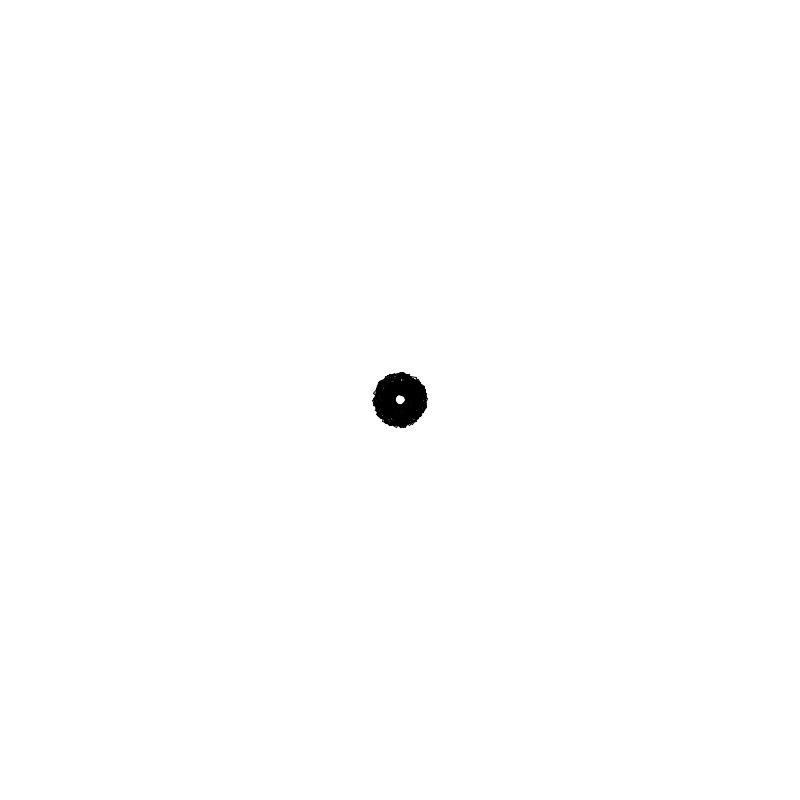
Frame 1 (no input)
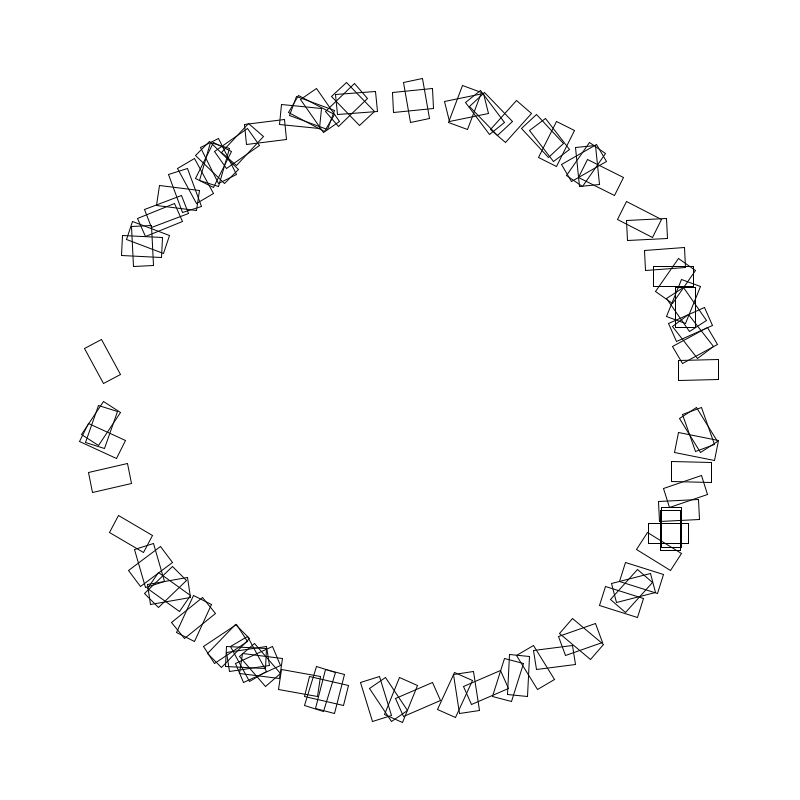
Frame 60 (the mouse pressed at the canvas centre just before this capture)
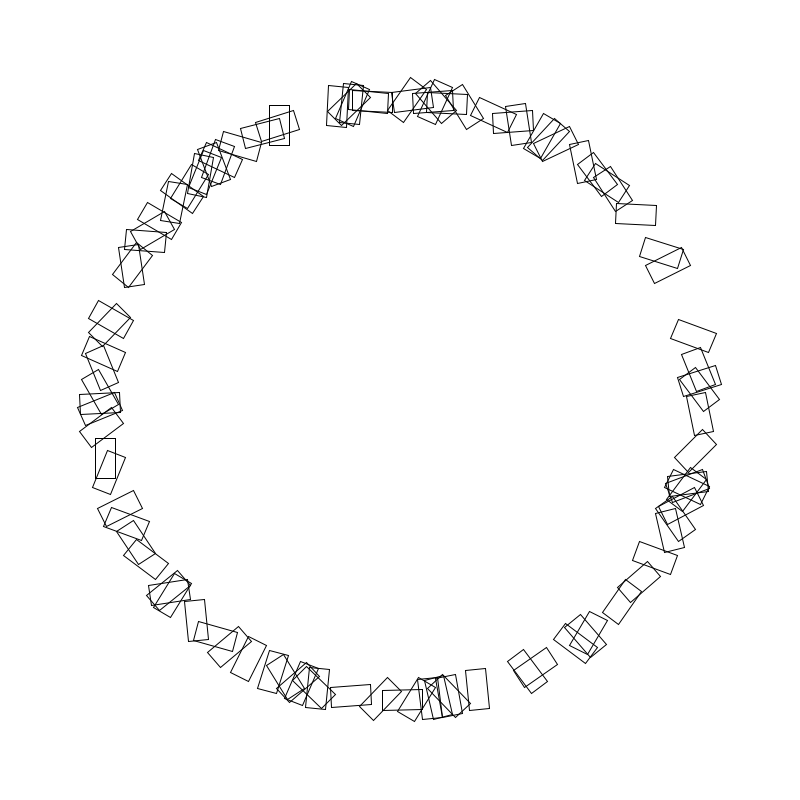
Frame 120 (the mouse held since frame 60 and released just before this capture)

The Processing sketch that drew these frames (run headless with seeded random() and noise(); from frame 60 on, the mouse is pressed at the canvas centre):

// Processing sketch: stp3
// ── stp3.pde
Particle[] p;

void setup() {
  size(800, 800);
  p = new Particle[100];

  for (int idx = 0;
    idx < p.length;
    idx++) {
    p[idx] = new Particle(
      width * 0.5, height * 0.5,
      20, 40,
      5, 10);
  }
}

void mousePressed() {
  //method1
  //for (int idx = 0;
  //  idx < p.length;
  //  idx++) {
  //  p[idx] = new Particle(
  //    width * 0.5, height * 0.5,
  //    20, 40,
  //    5, 10);
  //}

  //method2
  //for (Particle anyName : p) {
  //  anyName.init(
  //    width * 0.5, height * 0.5,
  //    20, 40,
  //    5, 10);
  //}

  //method3
  for (int idx = 0;
    idx < p.length;
    idx++) {
    p[idx].init(
      width * 0.5, height * 0.5,
      20, 40,
      5, 10);
  }
}

void draw() {
  background(255);
  for (int idx = 0;
    idx < p.length;
    idx++) {
    p[idx].update();
    p[idx].display();
  }
}

// ── aNewTab.pde
class Particle {
  float[] pos;
  float[] vel;
  float[] size;
  float ang;
  float angVel;

  Particle(float x, float y,
    float w, float h,
    float speed, float angSpeed) {
    pos = new float[2];
    vel = new float[2];
    size = new float[2];
    init(x, y, w, h, speed, angSpeed);
  }

  void init(float x, float y,
    float w, float h,
    float speed, float angSpeed) {
    pos[0] = x;
    pos[1] = y;
    size[0] = w;
    size[1] = h;
    float randomDir = radians(random(360));
    vel[0] = speed * cos(randomDir);
    vel[1] = speed * sin(randomDir);
    ang = radians(random(360));
    angVel = radians(angSpeed);
  }

  void update() {
    pos[0] += vel[0];
    pos[1] += vel[1];

    ang += angVel;
  }

  void display() {
    push();
    rectMode(CENTER);
    translate(pos[0], pos[1]);
    rotate(ang);
    stroke(0);
    noFill();
    rect(0, 0, size[0], size[1]);
    pop();
  }
}
